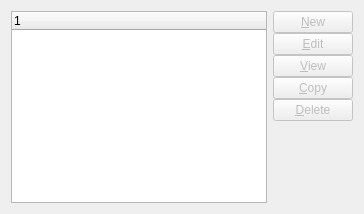
     <widget class="QWidget" name="_sourcesTab">
      <attribute name="title">
       <string>Sources</string>
      </attribute>
      <layout class="QGridLayout">
       <item row="0" column="0">
        <widget class="XTreeWidget" name="_itemsrc">
         <property name="sizePolicy">
          <sizepolicy hsizetype="Expanding" vsizetype="Expanding">
           <horstretch>0</horstretch>
           <verstretch>0</verstretch>
          </sizepolicy>
         </property>
        </widget>
       </item>
       <item row="0" column="1">
        <layout class="QVBoxLayout">
         <property name="spacing">
          <number>0</number>
         </property>
         <item>
          <widget class="QPushButton" name="_newSrc">
           <property name="enabled">
            <bool>false</bool>
           </property>
           <property name="text">
            <string>&amp;New</string>
           </property>
          </widget>
         </item>
         <item>
          <widget class="QPushButton" name="_editSrc">
           <property name="enabled">
            <bool>false</bool>
           </property>
           <property name="text">
            <string>&amp;Edit</string>
           </property>
          </widget>
         </item>
         <item>
          <widget class="QPushButton" name="_viewSrc">
           <property name="enabled">
            <bool>false</bool>
           </property>
           <property name="text">
            <string>&amp;View</string>
           </property>
          </widget>
         </item>
         <item>
          <widget class="QPushButton" name="_copySrc">
           <property name="enabled">
            <bool>false</bool>
           </property>
           <property name="text">
            <string>&amp;Copy</string>
           </property>
          </widget>
         </item>
         <item>
          <widget class="QPushButton" name="_deleteSrc">
           <property name="enabled">
            <bool>false</bool>
           </property>
           <property name="text">
            <string>&amp;Delete</string>
           </property>
          </widget>
         </item>
         <item>
          <spacer>
           <property name="orientation">
            <enum>Qt::Vertical</enum>
           </property>
           <property name="sizeType">
            <enum>QSizePolicy::Expanding</enum>
           </property>
           <property name="sizeHint" stdset="0">
            <size>
             <width>20</width>
             <height>20</height>
            </size>
           </property>
          </spacer>
         </item>
        </layout>
       </item>
      </layout>
     </widget>
